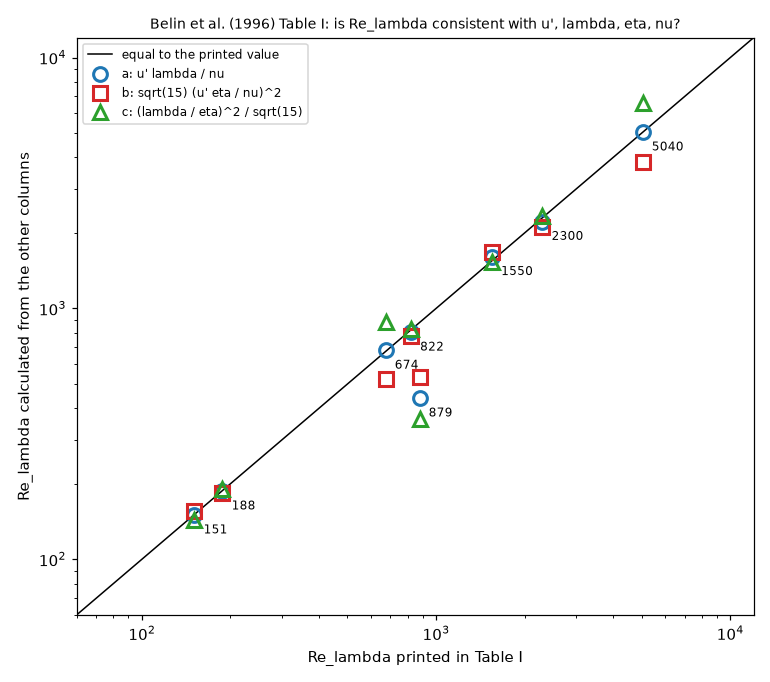

Reproduce this figure in Python.
"""belin_table1_relambda.py  v01  Table I of Belin et al. (1996): Re_lambda recomputed from the other columns, against the printed Re_lambda.
Three routes (nu in cm^2/s, u' in cm/s, lambda and eta in um):
    a  Re_lambda = u' lambda / nu
    b  Re_lambda = sqrt(15) (u' eta / nu)^2        (isotropy: u' / U_eta = (Re_lambda / sqrt 15)^(1/2), U_eta = nu / eta)
    c  Re_lambda = (lambda / eta)^2 / sqrt(15)     (isotropy: lambda / eta = 15^(1/4) Re_lambda^(1/2))
Usage: python belin_table1_relambda.py     writes belin_table1_relambda.png and prints the numbers

Versions  M01 m01.v01 (2026-11-13): first version.
"""
import math
import os

import matplotlib
matplotlib.use("Agg")
import matplotlib.pyplot as plt
import numpy as np

HERE = os.path.dirname(os.path.abspath(__file__))
ROWS = [(2, 1.6e-2, 39, 8, 4.1e4, 151, 3000, 127), (2, 2.1e-2, 284, 94, 2.3e5, 674, 1520, 26), (2, 4.6e-4, 128, 37, 4.7e6, 2300, 276, 2.9),
        (2, 3.3e-4, 136, 52, 7e6, 5040, 320, 2), (2, 4.4e-4, 128, 27, 5e6, 1550, 262, 3.4), (2, 1.1e-3, 64, 13, 2e6, 822, 680, 12),
        (1, 2.7e-2, 118, 29, 16700, 188, 1740, 64), (1, 2.6e-4, 27.4, 6.1, 4.3e5, 879, 187, 5)]


def main():
    printed = np.array([r[5] for r in ROWS], float)
    nu, up, lam, eta = (np.array([r[i] for r in ROWS], float) for i in (1, 3, 6, 7))
    lam_cm, eta_cm = lam * 1e-4, eta * 1e-4
    route_a = up * lam_cm / nu
    route_b = math.sqrt(15) * (up * eta_cm / nu) ** 2
    route_c = (lam / eta) ** 2 / math.sqrt(15)
    fig, ax = plt.subplots(figsize=(7, 6.2))
    lim = [60, 12000]
    ax.plot(lim, lim, "k-", lw=1, label="equal to the printed value")
    for y, marker, colour, label in ((route_a, "o", "tab:blue", "a: u' lambda / nu"), (route_b, "s", "tab:red", "b: sqrt(15) (u' eta / nu)^2"), (route_c, "^", "tab:green", "c: (lambda / eta)^2 / sqrt(15)")):
        ax.loglog(printed, y, marker, ms=9, color=colour, mfc="none", mew=2, label=label)
    for p, a_ in zip(printed, route_a):
        ax.annotate("%g" % p, (p, a_), textcoords="offset points", xytext=(6, -12), fontsize=8)
    ax.set_xlim(lim)
    ax.set_ylim(lim)
    ax.set_xlabel("Re_lambda printed in Table I")
    ax.set_ylabel("Re_lambda calculated from the other columns")
    ax.set_title("Belin et al. (1996) Table I: is Re_lambda consistent with u', lambda, eta, nu?", fontsize=9)
    ax.legend(fontsize=8)
    fig.tight_layout()
    fig.savefig(os.path.join(HERE, "belin_table1_relambda.png"), dpi=110)
    print("printed   a (u' lam/nu)   b (isotropic, eta)   c (lam/eta)")
    for p, a_, b_, c_ in zip(printed, route_a, route_b, route_c):
        print("%6g   %8.0f   %8.0f   %8.0f" % (p, a_, b_, c_))


if __name__ == "__main__":
    main()
